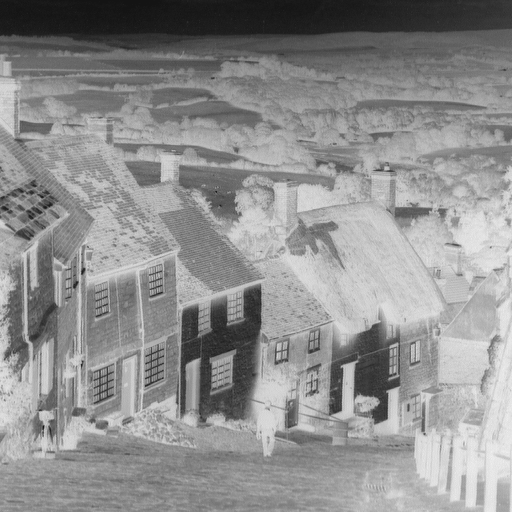
#> input picture Trabalhos/Trabalho 0/Resultados - Imagens/Q1 - (b)NegativeCity.png, 512 x 512 px, given in place of , which was not available
$ python Q4.py
#> lines starting #> are read from the running program, lines starting #| are printed output that depends on the picture
import cv2
import numpy as np
import sys,getopt
import random

def imageGenerate(img,pieces,pieceSizei,pieceSizej,rand):
	if(rand == '1'):
		spaceValues = list(range(16))
		random.shuffle(spaceValues)
	else:
		spaceValues = [5,10,12,2,7,15,0,8,11,13,1,6,3,14,9,4]
	count = 0
	for i in range(4):
		for j in range(4):
			img[pieceSizei*i:pieceSizei*(i+1),pieceSizej*j:pieceSizej*(j+1)] = pieces[spaceValues[count]]
			count +=1
	return img

def mosaic(img,outputfile,rand):
	pieces = []
	pieceSizei = int(img.shape[0]/4)
	pieceSizej = int(img.shape[1]/4)

	for i in range(4):
		for j in range(4):
			pieces = np.append( pieces, img[pieceSizei*i:pieceSizei*(i+1),pieceSizej*j:pieceSizej*(j+1)])

	pieces = pieces.reshape(16,pieceSizei,pieceSizej)

	img = imageGenerate(img,pieces,pieceSizei,pieceSizej,rand)

	cv2.imshow('Slices',img)
	if(outputfile == ''):
		cv2.imwrite('Q4 - Slices.png',img)
	else:
		cv2.imwrite(outputfile,img)
	cv2.waitKey(0)
	cv2.destroyAllWindows()

def main(argv):
	inputfile = ''
	outputfile = ''
	rand = ''

	try:
		opts, args = getopt.getopt(argv,'hi:o:r:',['ifile=','ofile=','rand='])
	except:
		print('t2.py -i <inputfile> -o <outputfile> -r <rand>')
	for opt, arg in opts:
		if opt == 'h':
			print('T1.py -i <inputfile> -o <outputfile> -r <rand>')
		elif opt in ('-i','--ifile'):
			inputfile = arg
		elif opt in ('-o','--ofile'):
			outputfile = arg
		elif opt in ('-r','--rand'):
			rand = arg

	img =  cv2.imread('../Images/' + inputfile, cv2.IMREAD_GRAYSCALE)
#> img is the input picture: shape (512, 512); min 20, max 239, mean 142.8
	if(img is None):
		print('Imagem indisponível, escolha uma imagem no diretório Images.')
	else:
		mosaic(img,outputfile,rand)
#> after the loop in imageGenerate, `for i in range(4):`:
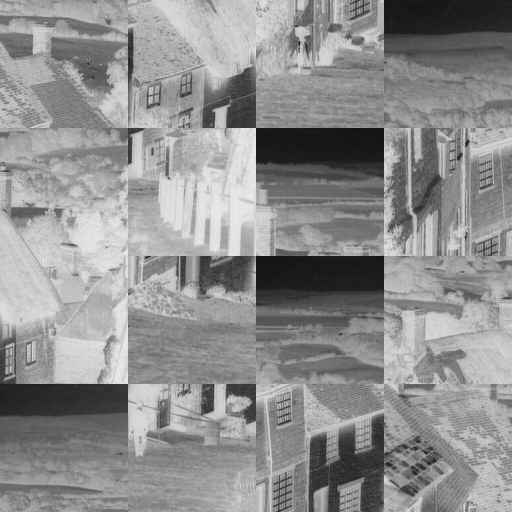
#> img: shape (512, 512); min 20, max 239, mean 142.8


if __name__=='__main__':
	main(sys.argv[1:])

$ run again, on Trabalhos/Trabalho 0/Resultados - Imagens/Q1 - (c)FlippedCity.png
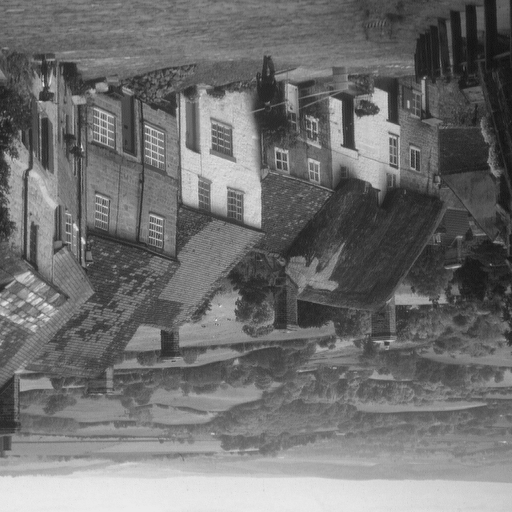
#> input picture Trabalhos/Trabalho 0/Resultados - Imagens/Q1 - (c)FlippedCity.png, 512 x 512 px, given in place of , which was not available
#> in main, img is the input picture: shape (512, 512); min 16, max 235, mean 112.2
#> after the loop in imageGenerate, `for i in range(4):`:
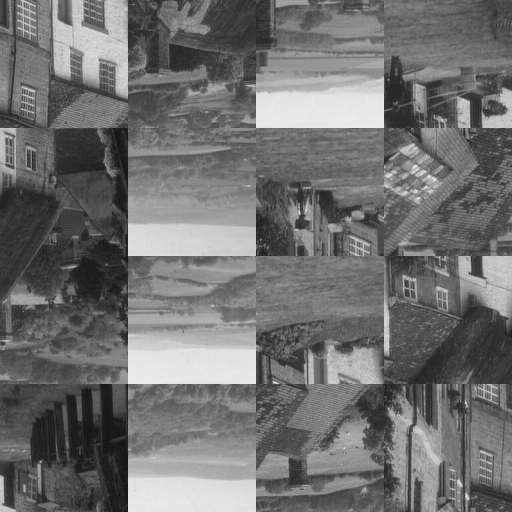
#> img: shape (512, 512); min 16, max 235, mean 112.2

$ run again, on Trabalhos/Trabalho 0/Resultados - Imagens/Q1 - (d)Contrast.png
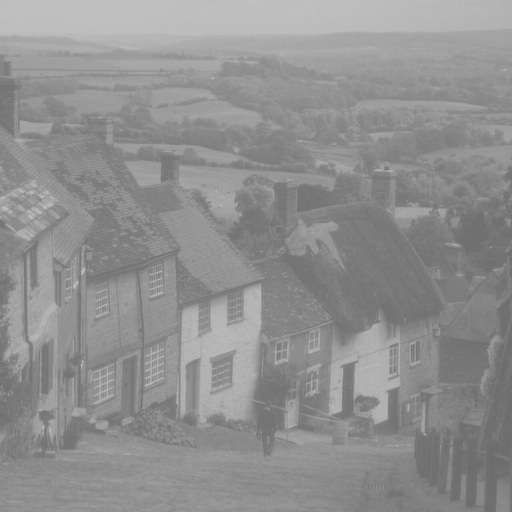
#> input picture Trabalhos/Trabalho 0/Resultados - Imagens/Q1 - (d)Contrast.png, 512 x 512 px, given in place of , which was not available
#> in main, img is the input picture: shape (512, 512); min 106, max 192, mean 144
#> after the loop in imageGenerate, `for i in range(4):`:
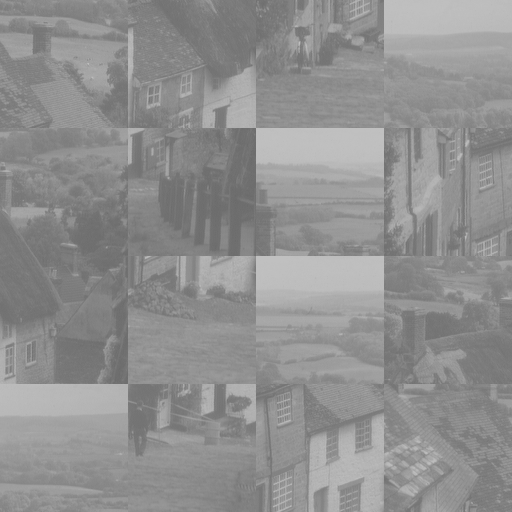
#> img: shape (512, 512); min 106, max 192, mean 144
